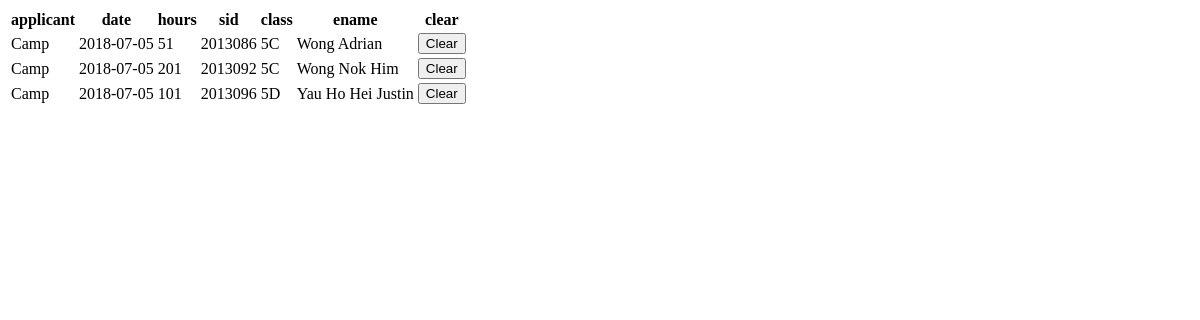
Page /recent.php on the earlier database version.
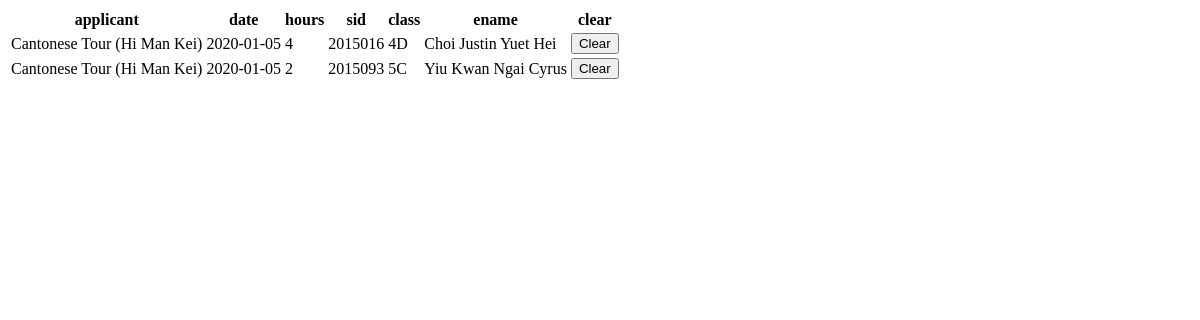
Same page on the later database version.
### tables this page shows
CREATE TABLE `record` (
  `rid` int(11) NOT NULL,
  `applicant` varchar(44) NOT NULL,
  `hours` int(3) NOT NULL,
  `day` date NOT NULL DEFAULT '2018-01-01',
  `sid` varchar(7) NOT NULL,
  `added_on` timestamp NULL DEFAULT CURRENT_TIMESTAMP
);

### recent.php (the view, shortened to what this page needs)
<head>
  <?php
  require_once('functions.php');
  ?>
</head>
<table>
  <th>applicant</th>
  <th>date</th>
  <th>hours</th>
  <th>sid</th>
  <th>class</th>
  <th>ename</th>
  <th>clear</th>
  <?php
  $stmt=$db->prepare("SELECT rid, added_on, applicant, day, hours, record.sid, class, ename FROM namelist, record WHERE record.sid = namelist.sid AND applicant = (SELECT applicant FROM record ORDER BY added_on DESC LIMIT 1) AND day = (SELECT MAX(day) FROM record)");
  $stmt->execute();
  $stmt->bind_result($rid,$added_on,$applicant,$day,$hours,$sid,$class,$ename);
  while($stmt->fetch()){
    echo "<tr><td>".$applicant."</td><td>".$day."</td><td>".$hours."</td><td>".$sid."</td><td>".$class."</td><td>".$ename."</td><td><button value=\"".$rid."\" class='clear' name='clear'>Clear</button>";
  }
  ?>
</table>

Differences in the rows shown:
removed record: applicant "Camp", day "2018-07-05", hours "51", sid "2013086", class "5C", ename "Wong Adrian", $rid 14 (drawn)
removed record: applicant "Camp", day "2018-07-05", hours "201", sid "2013092", class "5C", ename "Wong Nok Him", $rid 16 (drawn)
removed record: applicant "Camp", day "2018-07-05", hours "101", sid "2013096", class "5D", ename "Yau Ho Hei Justin", $rid 15 (drawn)
added record: applicant "Cantonese Tour (Hi Man Kei)", day "2020-01-05", hours "4", sid "2015016", class "4D", ename "Choi Justin Yuet Hei", $rid 1358 (drawn)
added record: applicant "Cantonese Tour (Hi Man Kei)", day "2020-01-05", hours "2", sid "2015093", class "5C", ename "Yiu Kwan Ngai Cyrus", $rid 1359 (drawn)
